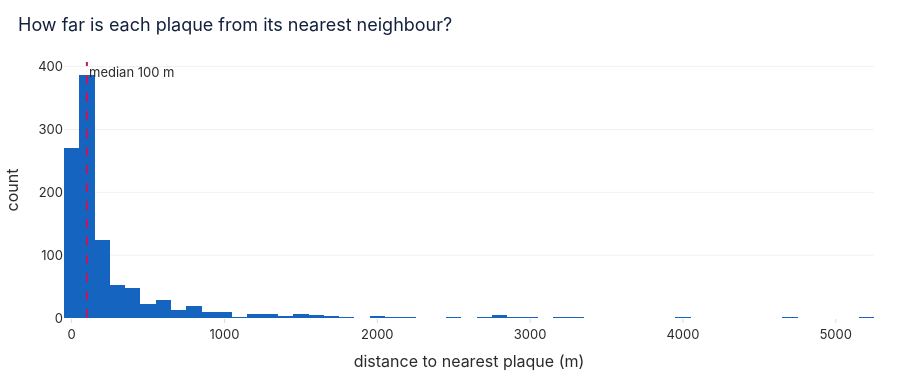

The notebook cell saved with this chart:
### Markdown cell above
### The nearest-neighbour distribution

The single number behind the Clark-Evans test: how far is each plaque from its closest neighbour? A spike at very small distances is the signature of clustering.

### Code cell
fig_nn = px.histogram(x=nn, nbins=60, height=380,
                      labels={"x": "distance to nearest plaque (m)"},
                      title="How far is each plaque from its nearest neighbour?")
fig_nn.add_vline(x=float(np.median(nn)), line_dash="dash", line_color="#c2185b",
                 annotation_text=f"median {np.median(nn):.0f} m")
fig_nn.update_traces(marker_color="#1565c0")
fig_nn.show()

### Figure 1 — Plotly figure (JSON) as saved in the notebook; plotly's stock layout.template omitted (floating-point values rounded to 4 significant figures; data arrays with more than 128 entries replaced by an {"elided": "..."} marker saying what was removed)
{"data": [{"bingroup": "x", "hovertemplate": "distance to nearest plaque (m)=%{x}<br>count=%{y}<extra></extra>", "legendgroup": "", "marker": {"color": "#1565c0", "pattern": {"shape": ""}}, "name": "", "nbinsx": 60, "orientation": "v", "showlegend": false, "type": "histogram", "x": {"elided": "1035 float values"}, "xaxis": "x", "yaxis": "y"}], "layout": {"annotations": [{"showarrow": false, "text": "median 100 m", "x": 99.8, "xanchor": "left", "xref": "x", "y": 1, "yanchor": "top", "yref": "y domain"}], "barmode": "relative", "height": 380, "legend": {"tracegroupgap": 0}, "shapes": [{"line": {"color": "#c2185b", "dash": "dash"}, "type": "line", "x0": 99.8, "x1": 99.8, "xref": "x", "y0": 0, "y1": 1, "yref": "y domain"}], "title": {"text": "How far is each plaque from its nearest neighbour?"}, "xaxis": {"anchor": "y", "domain": [0, 1], "title": {"text": "distance to nearest plaque (m)"}}, "yaxis": {"anchor": "x", "domain": [0, 1], "title": {"text": "count"}}}}
